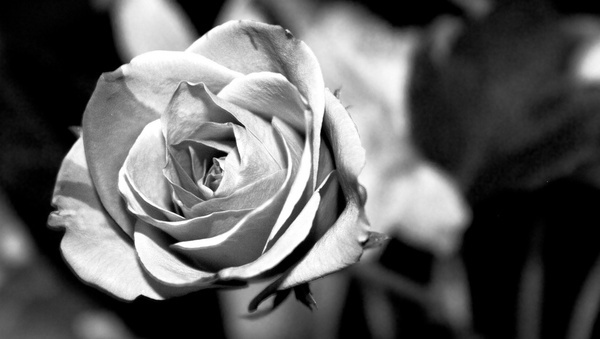
#> input picture SampleImages/rose_gray.jpg, 600 x 339 px
$ python negative_image.py
#> lines starting #> are read from the running program, lines starting #| are printed output that depends on the picture
#Compute negative of an image and display it(without using inbuilt function)
from PIL import Image

def negate(pixel):
    return (255-pixel)

def main():
    #open the image
    img = Image.open("SampleImages/rose_gray.jpg")
#> img is the input picture: PIL image 600x339 L; min 0, max 255, mean 93.6

    #calculate width and height of the image
    width, height = img.size
#> width = 600; height = 339

    #load the pixel data
    pixels = img.load()

    if(img.mode == "RBG"):                  #RGB has 3 channels
        for w in range(width):
            for h in range(height):
                #retrieve the pixel values
                r,g,b = img.getpixel((w,h))
                #negate each pixel
                pixels[w,h] = (negate(r) , negate(g) , negate(b))

    else:
         for w in range(width):
            for h in range(height):
                #retrieve the pixel value
                p = img.getpixel((w,h))

                pixels[w,h] = (negate(p))

    #save altered image
    img.save("SampleImages/negative_image.jpg")
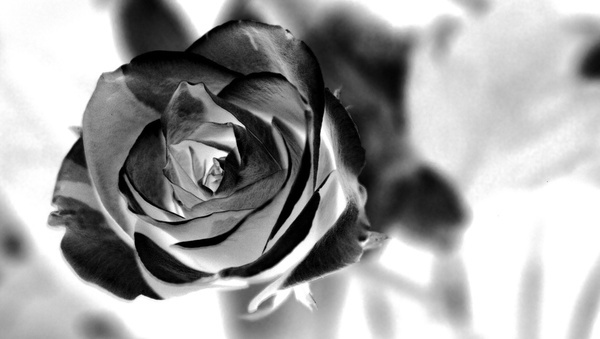
#> saved as negative_image.jpg: PIL image 600x339 L; min 0, max 255, mean 161.4


#display the image
def displayImage():
    img = Image.open("SampleImages/negative_image.jpg")
    img.show()

if __name__ == '__main__':
    main()
    displayImage()
